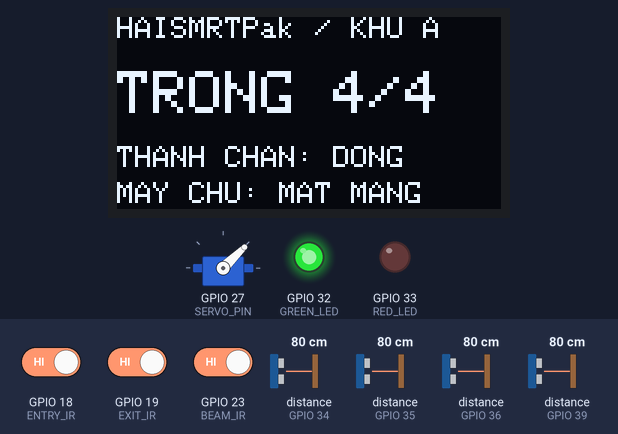
Bench run of a sketch on a simulated ESP32. Parts: servo, 128×64 one-colour display, output pins drawn as LEDs (lit = HIGH). Wiring (inferred from the names in the program): 4 × ultrasonic range finder: trigger GPIO 13, echo GPIO 34 / trigger GPIO 14, echo GPIO 35 / trigger GPIO 25, echo GPIO 36 / trigger GPIO 26, echo GPIO 39. Inputs (shaded band) come from the test bench; at power-on: distance to the obstacle (sensors on GPIO 34, GPIO 35, GPIO 36, GPIO 39) 80 cm, GPIO 18 (ENTRY_IR) HIGH, GPIO 19 (EXIT_IR) HIGH, GPIO 23 (BEAM_IR) HIGH. The echo pulse lasts 58.3 µs per cm; WiFi joins after 1.5 s; servers stay silent unless stated; uploads are accepted with an empty reply; random numbers use the default seed unless the sketch sets one; servo pulses on a pin are drawn as a servo (544–2400 µs = 0–180°); pins used as bus, display or sensor lines are not drawn; what the sketch prints to the serial monitor is not drawn.

Above: at 1.2 s.
1.3 s: distance to the obstacle (sensor on GPIO 34) set to 2 cm
At 3.1 s:
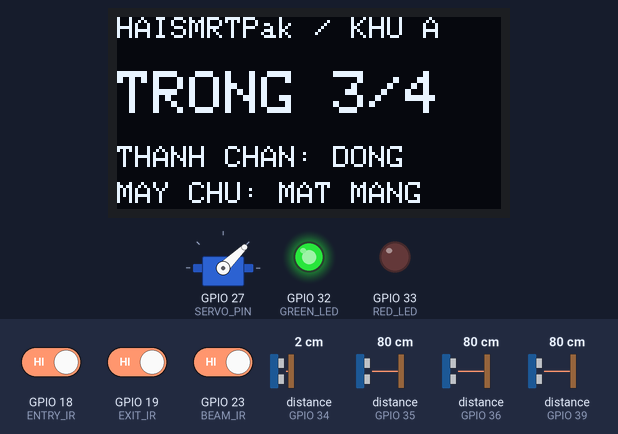
3.8 s: distance to the obstacle (sensor on GPIO 35) set to 2 cm
At 5.4 s:
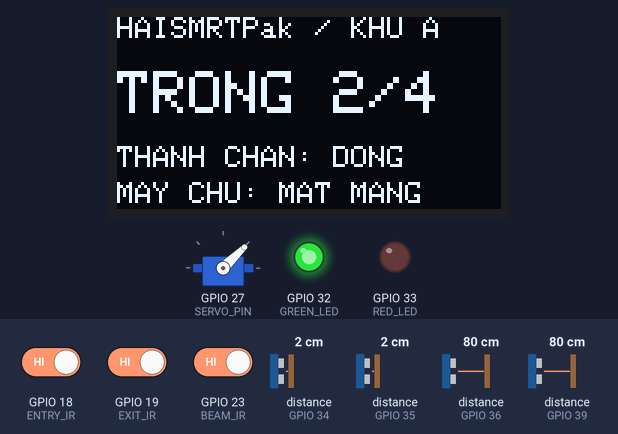
6.1 s: distance to the obstacle (sensor on GPIO 36) set to 2 cm
At 7.9 s:
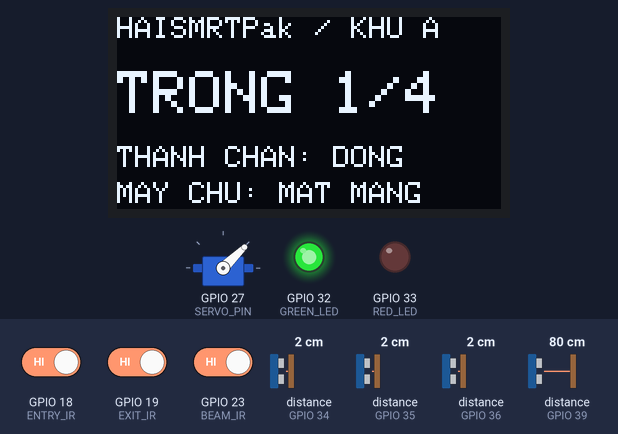
8.2 s: distance to the obstacle (sensor on GPIO 39) set to 13 cm
10.0 s: distance to the obstacle (sensor on GPIO 39) set to 10 cm
At 11.8 s:
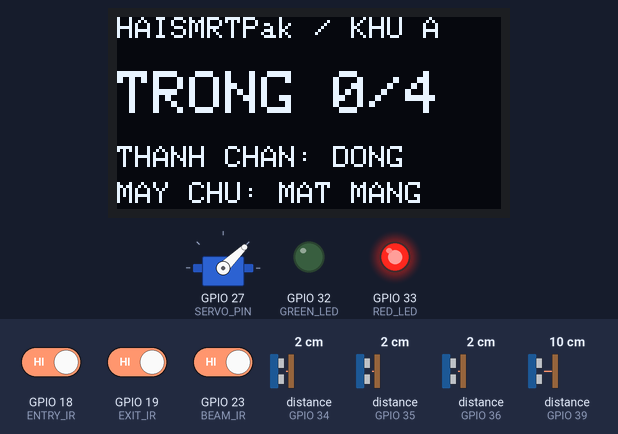
12.2 s: distance to the obstacle (sensor on GPIO 39) set to 13 cm
14.0 s: distance to the obstacle (sensor on GPIO 39) set to 17 cm
At 15.5 s:
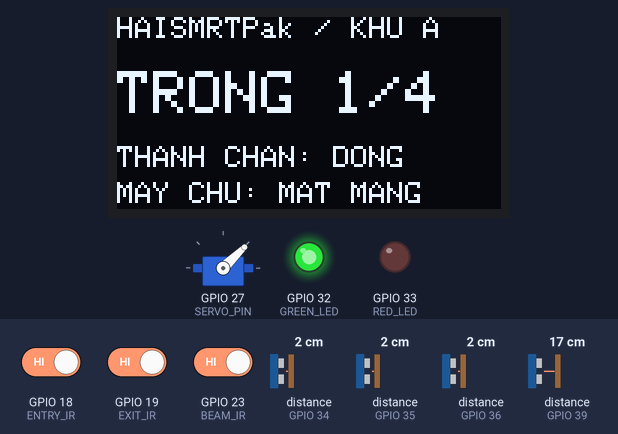
Timing chart, 0 to 17.0 s (numbered marks = the images above; inputs shaded):
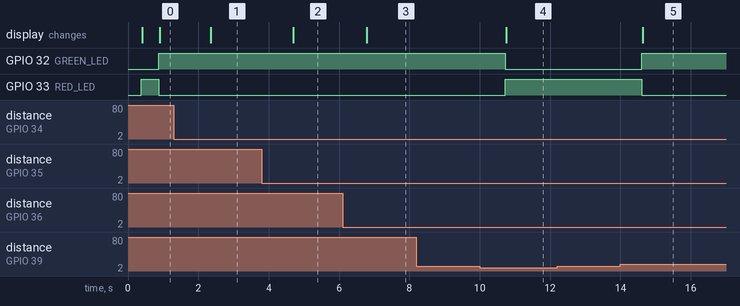

Measured:
- the behaviour switches between 12 and 11 cm on distance to the obstacle (sensor on GPIO 39) (found by bisection; images 3 and 4)
- the behaviour switches between 15 and 16 cm on distance to the obstacle (sensor on GPIO 39) (found by bisection; images 4 and 5)
- after the input at 1.3 s, the display: changes after 1.0 s (image 1)
- after the input at 3.8 s, the display: changes after 0.90 s (image 2)
- after the input at 6.1 s, the display: changes after 0.69 s (image 3)
- after the input at 8.2 s, every drawn part: stays the same
- after the input at 10.0 s, GPIO 32 (GREEN_LED): HIGH → LOW after 0.72 s; GPIO 33 (RED_LED): LOW → HIGH after 0.72 s; the display: changes after 0.75 s (image 4)
- after the input at 12.2 s, every drawn part: stays the same
- after the input at 14.0 s, GPIO 32 (GREEN_LED): LOW → HIGH after 0.61 s; GPIO 33 (RED_LED): HIGH → LOW after 0.61 s; the display: changes after 0.63 s (image 5)

The sketch:

SmartParking.ino
```cpp
/* ESP32 DevKit V1, Arduino-ESP32 3.x; bench prototype, see docs/HARDWARE.md. */
#include <WiFi.h>
#include <HTTPClient.h>
#include <ArduinoJson.h>
#include <Wire.h>
#include <Adafruit_GFX.h>
#include <Adafruit_SSD1306.h>
#include "config.h"

const int TRIG[4] = {13, 14, 25, 26};
const int ECHO[4] = {34, 35, 36, 39};
const int ENTRY_IR = 18, EXIT_IR = 19, BEAM_IR = 23;
const int SERVO_PIN = 27, GREEN_LED = 32, RED_LED = 33;
const char* SLOT_NAMES[4] = {"A1", "A2", "A3", "A4"};
const float OCCUPIED_CM = 12, FREE_CM = 16;
Adafruit_SSD1306 oled(128, 64, &Wire, -1);
bool displayReady = false, gateOpen = false, lastEntry = false, lastExit = false;
int stable[4] = {-1, -1, -1, -1}, candidate[4] = {-1, -1, -1, -1}, repetitions[4] = {0,0,0,0};
unsigned long lastSample=0, lastSend=0, lastWifi=0, openedAt=0, clearSince=0, lastServer=0;
unsigned long entrySince=0, exitSince=0;
uint32_t sequence=0;
String bootId, acknowledged, handled;

bool beamBlocked() { return digitalRead(BEAM_IR) == LOW; }
int freeCount() { int count=0; for (int i=0;i<4;i++) if(stable[i]==0) count++; return count; }
bool known() { for(int i=0;i<4;i++) if(stable[i]<0) return false; return true; }
void servoAngle(int angle) {
  // 50 Hz period = 20000 us; calibrate 1000–2000 us for your servo.
  uint32_t pulse=map(angle,0,90,1000,2000);
  ledcWrite(SERVO_PIN, pulse * 65535UL / 20000UL);
}
void openGate() { servoAngle(90); gateOpen=true; openedAt=millis(); clearSince=0; }
void closeGate() { if(!beamBlocked()) { servoAngle(0); gateOpen=false; } }
void safetyLoop() {
  if(!gateOpen) return;
  if(beamBlocked()) clearSince=0;
  else {
    if(clearSince==0) clearSince=millis();
    if(millis()-openedAt>=8000 && millis()-clearSince>=2000) closeGate();
  }
}
float distanceCm(int index) {
  digitalWrite(TRIG[index],LOW);delayMicroseconds(3);
  digitalWrite(TRIG[index],HIGH);delayMicroseconds(10);digitalWrite(TRIG[index],LOW);
  unsigned long pulse=pulseIn(ECHO[index],HIGH,20000);
  return pulse ? pulse*0.0343f/2 : -1;
}
void sampleSlots() {
  for(int i=0;i<4;i++) {
    float cm=distanceCm(i);
    int next=cm<0 ? -1 : cm<OCCUPIED_CM ? 1 : cm>FREE_CM ? 0 : stable[i];
    if(candidate[i]!=next) { candidate[i]=next; repetitions[i]=1; }
    else if(repetitions[i]<3) repetitions[i]++;
    // Sensor failure becomes unknown immediately; occupancy needs three samples.
    if(next<0 || repetitions[i]>=3) stable[i]=next;
    safetyLoop();
    delay(25); // Separate acoustic pulses to reduce cross-talk.
  }
}
void updateDisplay() {
  bool available=known() && freeCount()>0;
  digitalWrite(GREEN_LED, available?HIGH:LOW);digitalWrite(RED_LED,available?LOW:HIGH);
  if(!displayReady) return;
  oled.clearDisplay();oled.setTextColor(SSD1306_WHITE);oled.setTextSize(1);oled.setCursor(0,0);oled.print("HAISMRTPak / KHU A");
  oled.setCursor(0,18);oled.setTextSize(2);
  if(!known()) oled.print("CAM BIEN ?"); else {oled.print("TRONG ");oled.print(freeCount());oled.print("/4");}
  oled.setTextSize(1);oled.setCursor(0,43);oled.print(gateOpen?"THANH CHAN: MO":"THANH CHAN: DONG");
  oled.setCursor(0,55);oled.print(lastServer && millis()-lastServer<15000?"MAY CHU: KET NOI":"MAY CHU: MAT MANG");oled.display();
}
bool post(const char* route, JsonDocument& data, JsonDocument& result) {
  if(WiFi.status()!=WL_CONNECTED) return false;
  HTTPClient http;http.setConnectTimeout(500);http.setTimeout(500);
  http.begin(String(SERVER_URL)+route);http.addHeader("Content-Type","application/json");http.addHeader("X-Device-Key",DEVICE_KEY);
  String payload;serializeJson(data,payload);int code=http.POST(payload);
  bool ok=false;
  if(code==200) {ok=!deserializeJson(result,http.getString());if(ok) lastServer=millis();}
  http.end();safetyLoop();return ok;
}
void applyCommand(JsonVariant command, double serverTime) {
  if(command.isNull()) return;
  String id=command["id"].as<String>(), action=command["action"].as<String>();
  if(id.length()==0 || id==handled || command["expires_at"].as<double>()<=serverTime) return;
  if(action=="entry") {if(gateOpen || !known() || freeCount()==0) return;openGate();}
  else if(action=="exit") openGate();
  else if(action=="close") {if(beamBlocked()) return;closeGate();}
  else return;
  handled=id;acknowledged=id;
}
void telemetry() {
  JsonDocument data,result;
  data["boot_id"]=bootId;data["sequence"]=sequence++;
  for(int i=0;i<4;i++){ if(stable[i]<0) data["slots"][SLOT_NAMES[i]]=nullptr;else data["slots"][SLOT_NAMES[i]]=stable[i]==1; }
  data["barrier"]=gateOpen?"open":"closed";data["beam"]=beamBlocked();
  data["entry_present"]=lastEntry;
  data["exit_present"]=lastExit;
  if(acknowledged.length()) data["ack"]=acknowledged;
  if(post("/api/device/telemetry",data,result)) applyCommand(result["command"],result["server_time"].as<double>());
}
void requestGate(const char* action) {
  if(!lastServer || millis()-lastServer>=15000) return;
  JsonDocument data,result;data["action"]=action;
  // The command is delivered in the next telemetry response with server time.
  post("/api/device/gate",data,result);
  lastSend=0;
}
bool debouncedRequest(int pin, unsigned long& since, bool& latched) {
  if(digitalRead(pin)!=LOW){since=0;latched=false;return false;}
  if(!since) since=millis();
  if(!latched && millis()-since>=150){latched=true;return true;}
  return false;
}
void setup() {
  Serial.begin(115200);
  for(int i=0;i<4;i++){pinMode(TRIG[i],OUTPUT);digitalWrite(TRIG[i],LOW);pinMode(ECHO[i],INPUT);}
  pinMode(ENTRY_IR,INPUT_PULLUP);pinMode(EXIT_IR,INPUT_PULLUP);pinMode(BEAM_IR,INPUT_PULLUP);
  pinMode(GREEN_LED,OUTPUT);pinMode(RED_LED,OUTPUT);
  ledcAttach(SERVO_PIN,50,16);
  // On startup, an obstructed gate remains open.
  if(beamBlocked()) openGate(); else closeGate();
  Wire.begin(21,22);displayReady=oled.begin(SSD1306_SWITCHCAPVCC,0x3C);
  bootId=String((uint32_t)(ESP.getEfuseMac()>>32),HEX)+String((uint32_t)esp_random(),HEX);
  WiFi.mode(WIFI_STA);WiFi.begin(WIFI_SSID,WIFI_PASSWORD);
  Serial.println("HAISMRTPak da khoi dong");
}
void loop() {
  safetyLoop();
  // Entry detection only announces the car. The driver's QR confirmation
  // creates the entry command, which arrives in the telemetry response.
  debouncedRequest(ENTRY_IR,entrySince,lastEntry);
  if(millis()-lastSample>=250){lastSample=millis();sampleSlots();updateDisplay();}
  if(WiFi.status()!=WL_CONNECTED && millis()-lastWifi>=10000){lastWifi=millis();WiFi.reconnect();}
  if(millis()-lastSend>=2000){lastSend=millis();telemetry();}
  debouncedRequest(EXIT_IR,exitSince,lastExit);
  delay(5);
}
```

config.example.h
```cpp
#pragma once
// Copy to config.h; keep credentials out of version control.
const char* WIFI_SSID = "YOUR_WIFI";
const char* WIFI_PASSWORD = "YOUR_WIFI_PASSWORD";
const char* SERVER_URL = "http://192.168.1.10:5000";
const char* DEVICE_KEY = "COPY_DEVICE_KEY_FROM_DATA_SECRETS_JSON";
```
